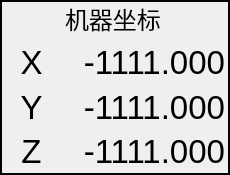
  <widget class="QFrame" name="frame_2">
   <property name="geometry">
    <rect>
     <x>644</x>
     <y>0</y>
     <width>230</width>
     <height>175</height>
    </rect>
   </property>
   <property name="frameShape">
    <enum>QFrame::WinPanel</enum>
   </property>
   <property name="frameShadow">
    <enum>QFrame::Plain</enum>
   </property>
   <property name="lineWidth">
    <number>1</number>
   </property>
   <widget class="QWidget" name="gridLayoutWidget_2">
    <property name="geometry">
     <rect>
      <x>-1</x>
      <y>-1</y>
      <width>231</width>
      <height>171</height>
     </rect>
    </property>
    <layout class="QGridLayout" name="gridLayout_2">
     <property name="leftMargin">
      <number>5</number>
     </property>
     <property name="rightMargin">
      <number>5</number>
     </property>
     <item row="4" column="1">
      <widget class="QLabel" name="label_mez">
       <property name="palette">
        <palette>
         <active>
          <colorrole role="WindowText">
           <brush brushstyle="SolidPattern">
            <color alpha="255">
             <red>0</red>
             <green>85</green>
             <blue>255</blue>
            </color>
           </brush>
          </colorrole>
         </active>
         <inactive>
          <colorrole role="WindowText">
           <brush brushstyle="SolidPattern">
            <color alpha="255">
             <red>0</red>
             <green>0</green>
             <blue>0</blue>
            </color>
           </brush>
          </colorrole>
         </inactive>
         <disabled>
          <colorrole role="WindowText">
           <brush brushstyle="SolidPattern">
            <color alpha="255">
             <red>127</red>
             <green>127</green>
             <blue>127</blue>
            </color>
           </brush>
          </colorrole>
         </disabled>
        </palette>
       </property>
       <property name="font">
        <font>
         <pointsize>25</pointsize>
        </font>
       </property>
       <property name="text">
        <string>-1111.000</string>
       </property>
       <property name="alignment">
        <set>Qt::AlignRight|Qt::AlignTrailing|Qt::AlignVCenter</set>
       </property>
       <property name="margin">
        <number>0</number>
       </property>
      </widget>
     </item>
     <item row="4" column="0">
      <widget class="QLabel" name="label_melz">
       <property name="font">
        <font>
         <pointsize>25</pointsize>
        </font>
       </property>
       <property name="text">
        <string>Z</string>
       </property>
       <property name="alignment">
        <set>Qt::AlignCenter</set>
       </property>
      </widget>
     </item>
     <item row="3" column="0">
      <widget class="QLabel" name="label_mely">
       <property name="font">
        <font>
         <pointsize>25</pointsize>
        </font>
       </property>
       <property name="text">
        <string>Y</string>
       </property>
       <property name="alignment">
        <set>Qt::AlignCenter</set>
       </property>
      </widget>
     </item>
     <item row="2" column="0">
      <widget class="QLabel" name="label_melx">
       <property name="font">
        <font>
         <pointsize>25</pointsize>
        </font>
       </property>
       <property name="text">
        <string>X</string>
       </property>
       <property name="alignment">
        <set>Qt::AlignCenter</set>
       </property>
      </widget>
     </item>
     <item row="2" column="1">
      <widget class="QLabel" name="label_mex">
       <property name="palette">
        <palette>
         <active>
          <colorrole role="WindowText">
           <brush brushstyle="SolidPattern">
            <color alpha="255">
             <red>0</red>
             <green>85</green>
             <blue>255</blue>
            </color>
           </brush>
          </colorrole>
         </active>
         <inactive>
          <colorrole role="WindowText">
           <brush brushstyle="SolidPattern">
            <color alpha="255">
             <red>0</red>
             <green>0</green>
             <blue>0</blue>
            </color>
           </brush>
          </colorrole>
         </inactive>
         <disabled>
          <colorrole role="WindowText">
           <brush brushstyle="SolidPattern">
            <color alpha="255">
             <red>127</red>
             <green>127</green>
             <blue>127</blue>
            </color>
           </brush>
          </colorrole>
         </disabled>
        </palette>
       </property>
       <property name="font">
        <font>
         <pointsize>25</pointsize>
        </font>
       </property>
       <property name="text">
        <string>-1111.000</string>
       </property>
       <property name="alignment">
        <set>Qt::AlignRight|Qt::AlignTrailing|Qt::AlignVCenter</set>
       </property>
       <property name="margin">
        <number>0</number>
       </property>
      </widget>
     </item>
     <item row="3" column="1">
      <widget class="QLabel" name="label_mey">
       <property name="palette">
        <palette>
         <active>
          <colorrole role="WindowText">
           <brush brushstyle="SolidPattern">
            <color alpha="255">
             <red>0</red>
             <green>85</green>
             <blue>255</blue>
            </color>
           </brush>
          </colorrole>
         </active>
         <inactive>
          <colorrole role="WindowText">
           <brush brushstyle="SolidPattern">
            <color alpha="255">
             <red>0</red>
             <green>0</green>
             <blue>0</blue>
            </color>
           </brush>
          </colorrole>
         </inactive>
         <disabled>
          <colorrole role="WindowText">
           <brush brushstyle="SolidPattern">
            <color alpha="255">
             <red>127</red>
             <green>127</green>
             <blue>127</blue>
            </color>
           </brush>
          </colorrole>
         </disabled>
        </palette>
       </property>
       <property name="font">
        <font>
         <pointsize>25</pointsize>
        </font>
       </property>
       <property name="text">
        <string>-1111.000</string>
       </property>
       <property name="alignment">
        <set>Qt::AlignRight|Qt::AlignTrailing|Qt::AlignVCenter</set>
       </property>
       <property name="margin">
        <number>0</number>
       </property>
      </widget>
     </item>
     <item row="1" column="1">
      <widget class="QLabel" name="label_melt">
       <property name="minimumSize">
        <size>
         <width>160</width>
         <height>0</height>
        </size>
       </property>
       <property name="maximumSize">
        <size>
         <width>200</width>
         <height>16777215</height>
        </size>
       </property>
       <property name="font">
        <font>
         <pointsize>18</pointsize>
         <weight>50</weight>
         <bold>false</bold>
        </font>
       </property>
       <property name="text">
        <string>机器坐标</string>
       </property>
       <property name="alignment">
        <set>Qt::AlignLeading|Qt::AlignLeft|Qt::AlignVCenter</set>
       </property>
      </widget>
     </item>
    </layout>
   </widget>
  </widget>
